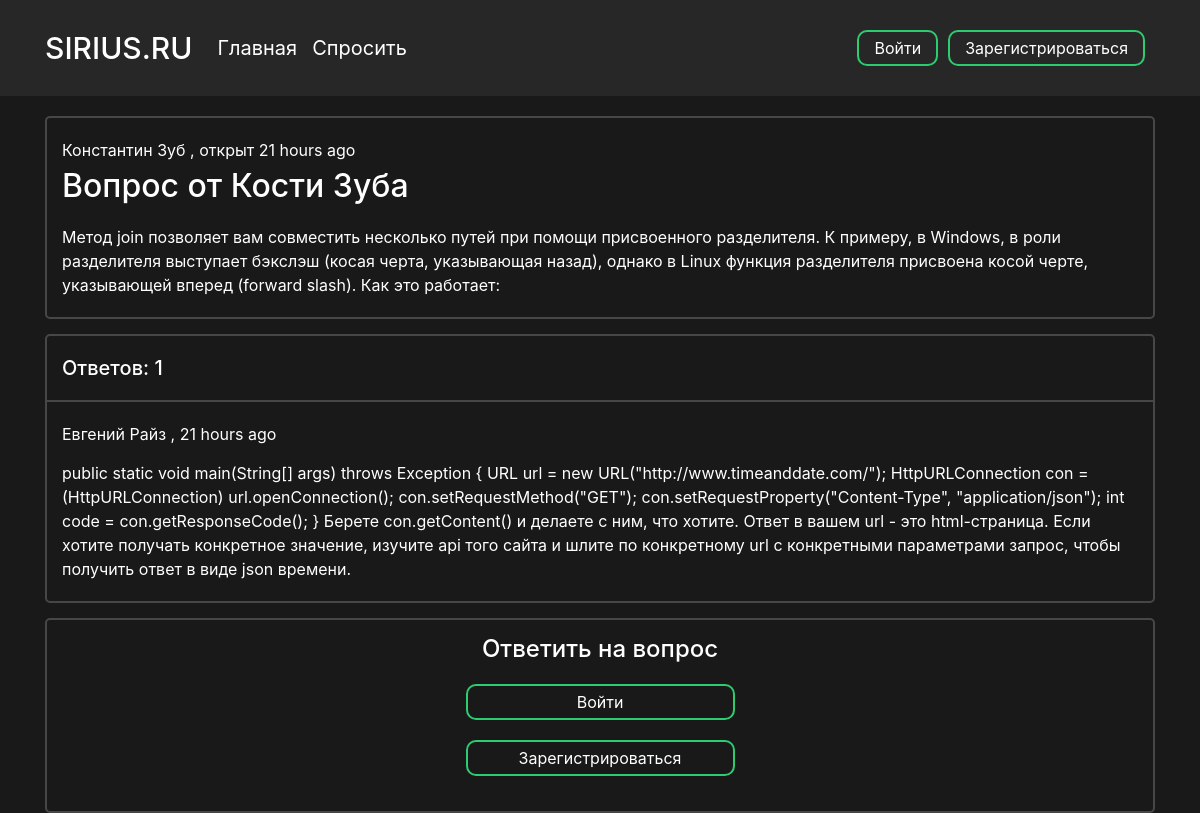
Page /question/2 on the committed database.
### data/users.py (models this page shows, shortened)
class User(SqlAlchemyBase, UserMixin):
    __tablename__ = 'users'
    id = sqlalchemy.Column(sqlalchemy.Integer,
                           primary_key=True, autoincrement=True)
    surname = sqlalchemy.Column(sqlalchemy.String, nullable=True)
    name = sqlalchemy.Column(sqlalchemy.String, nullable=True)
    image_file = sqlalchemy.Column(sqlalchemy.String, nullable=False, default='default.jpg')
    age = sqlalchemy.Column(sqlalchemy.Integer, nullable=True)
    country = sqlalchemy.Column(sqlalchemy.String, nullable=True)
    city = sqlalchemy.Column(sqlalchemy.String, nullable=True)
    email = sqlalchemy.Column(sqlalchemy.String,
                              index=True, unique=True, nullable=True)
    hashed_password = sqlalchemy.Column(sqlalchemy.String, nullable=True)
    registration_date = sqlalchemy.Column(sqlalchemy.DateTime,
                                      default=datetime.datetime.utcnow)

### data/questions.py (models this page shows)
class Question(SqlAlchemyBase):
    __tablename__ = 'questions'
    id = sqlalchemy.Column(sqlalchemy.Integer,
                           primary_key=True, autoincrement=True)
    title = sqlalchemy.Column(sqlalchemy.String)
    text = sqlalchemy.Column(sqlalchemy.String)
    user_id = sqlalchemy.Column(sqlalchemy.Integer,
                                sqlalchemy.ForeignKey("users.id"))
    user = orm.relation('User')
    created_date = sqlalchemy.Column(sqlalchemy.DateTime,
                                      default=datetime.datetime.utcnow)
    def get_answers(self):
        from data import db_session
        db_sess = db_session.create_session()
        answers= db_sess.query(Answer).filter(Answer.question_id == self.id).all()
        return answers

class Answer(SqlAlchemyBase):
    __tablename__ = 'answers'
    id = sqlalchemy.Column(sqlalchemy.Integer,
                           primary_key=True, autoincrement=True)
    text = sqlalchemy.Column(sqlalchemy.String)
    likes = sqlalchemy.Column(sqlalchemy.Integer, default=0)
    is_best = sqlalchemy.Column(sqlalchemy.Boolean, default=False)
    user_id = sqlalchemy.Column(sqlalchemy.Integer,
                                sqlalchemy.ForeignKey("users.id"))
    user = orm.relation('User')
    question_id = sqlalchemy.Column(sqlalchemy.Integer,
                                sqlalchemy.ForeignKey("questions.id"))
    question = orm.relation('Question')
    created_date = sqlalchemy.Column(sqlalchemy.DateTime,
                                      default=datetime.datetime.utcnow)

### main.py (the view, shortened to what this page needs)
@app.route("/question/<int:question_id>", methods=["GET", "POST"])
def question_page(question_id):
    form = AnswerForm()
    db_sess = db_session.create_session()
    question = db_sess.query(Question).filter(Question.id == question_id).first()
    return render_template(
        "question.html", id=question_id, question=question, form=form
    )

### data/db_session.py (called while the page is built)
def create_session() -> Session:
    global __factory
    return __factory()

### templates/question.html (shortened to what this page needs)
<head>
    <link rel="stylesheet" type="text/css" href="{{ url_for('static', filename='css/question.css')}}">
</head>
{% extends "base.html" %}
{% block content %}
<div class="question-wrapper">
    <div class="question">
        <p class="user-name">
            <a href="{{ url_for('profile_page', profile_id = question.user.id) }}">
                {{ question.user.name }} {{ question.user.surname }}
            </a>, открыт {{ moment(question.created_date).fromNow(refresh=True) }}
        </p>
        <h2 class="question-title">{{ question.title }}</h2>
        <p class="question-text">{{ question.text }}</p>
    </div>
</div>
<div class="answers">
    {% set answers = question.get_answers() %}
    <div class="answer-count-wrapper">
        <div class="answer-count">
            <h5 class="counter">Ответов: {{ answers|length }}</h5>
        </div>
    </div>
    <div class="answers-block">
        {% for item in answers %}
            <div class="answer-block-wrapper">
                <div class="answer-block">
                    <p class="user-name">
                        <a href="{{ url_for('profile_page', profile_id = item.user.id) }}">
                            {{ item.user.name }} {{ item.user.surname }}
                        </a>,
                        {{ moment(item.created_date).fromNow(refresh=True) }}</p>
                    <p class="question-text">{{ item.text }}</p>
                </div>
            </div>
        {% endfor %}
    </div>
</div>
<div class="answer-form">
    <h4 class="title">Ответить на вопрос</h4>
    {% if current_user %}
        {% if current_user.is_authenticated %}
            <form class="box" action="" method="post">
                {{ form.hidden_tag() }}
                {{ form.text(type="text", autocomplete="off") }}
                {{ form.submit(type="submit") }}
                {{message}}
            </form>
        {% else %}
            <a class="answer-btn" href="{{ url_for('login') }}">Войти</a>
            <a class="answer-btn" href="{{ url_for('reqister') }}">Зарегистрироваться</a>
        {% endif %}
    {% endif %}
</div>
{% endblock %}

### static/css/question.css (style rules this page uses)
.question, .answers, .answer-form { border: 2px solid rgba(255, 255, 255, 0.2); border-radius: 5px; -webkit-background-clip: padding-box; background-clip: padding-box; }
.question { margin-bottom: 15px; padding: 20px 15px; }
.question .user-name { margin-bottom: 5px }
.question .question-title { margin-bottom: 20px }
.answer-count { padding: 20px 15px; }
.counter { margin: 0; }
.answers { margin-bottom: 15px; }
.answer-block-wrapper:after, .answer-block-wrapper:first-child:before { content: ''; display: block; height: 2px; background: rgba(255, 255, 255, 0.2); margin: 0px }
.answer-block-wrapper:last-child:after { content: none; }
.answer-block { padding: 20px 15px; }
.answer-block .user-name { margin-bottom: 15px }
.answer-form { padding: 15px }
.answer-form .title { margin-bottom: 20px; text-align: center; }
.answer-btn { width: 25%; border:0; background: none; display: block; margin: 20px auto; text-align: center; border: 2px solid #2ecc71; padding: 4px 15px; outline: none; color: white; border-radius: 10px; transition: 0.25s; cursor: pointer; }

### static/css/base.css (style rules this page uses)
html { color: #ffffff }
body { background-color: #191919 !important; color: #ffffff; overflow-y: scroll; }
a { color: #ffffff; }
p { margin: 0px; }

### rows in the picture
User: user.name "Константин", user.surname "Зуб"
Question: created_date "21 hours ago", title "Вопрос от Кости Зуба", text "Метод join позволяет вам совместить несколько путей при помощи присвоенного разделителя. К примеру, в Windows, в роли разделителя выступает бэкслэш (косая черта, указывающая назад), однако в Linux функция разделителя присвоена косой черте, указывающей вперед (forward slash). Как это работает:"
Answer: user.name "Евгений", user.surname "Райз", created_date "21 hours ago", text "public static void main(String[] args) throws Exception { URL url = new URL(\"http://www.timeanddate.com/\"); HttpURLConnection con = (HttpURLConnection) url.openConnection(); con.setRequestMethod(\"GET\"); con.setRequestProperty(\"Content-Type\", \"application/json\"); int code = con.getResponseCode(); } Берете con.getContent() и делаете с ним, что хотите. Ответ в вашем url - это html-страница. Если хотите получать конкретное значение, изучите api того сайта и шлите по конкретному url с конкретными параметрами запрос, чтобы получить ответ в виде json времени."

### other values in the picture
{{ answers|length }} "1"
